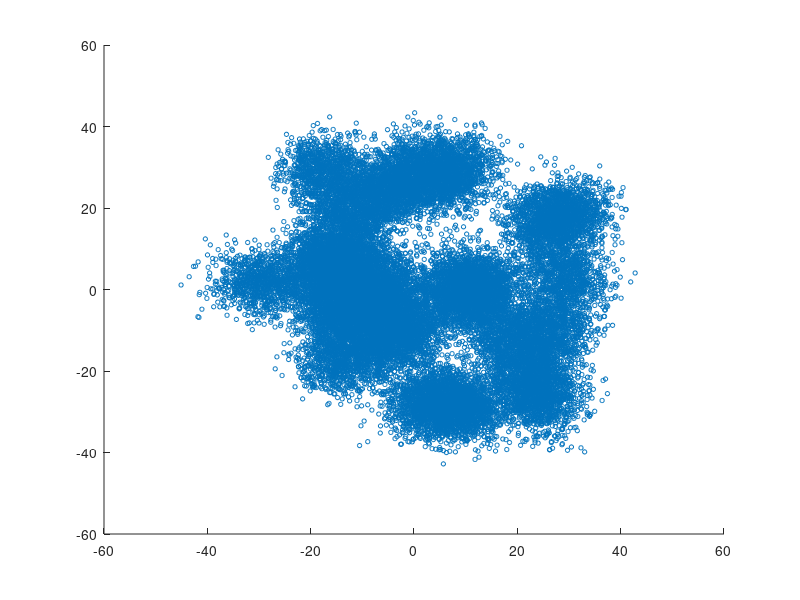

The MATLAB script that drew this image: (Note: this script raises an error after producing the figure.)
%GMM

% Clear everything
clear; clc; close ALL;

rngsetting = rng;  % save the current rng settings for reproducability
% Generate Gaussian clusters of data

% True number of clusters:
K = 30;

% Number of clusters in GMM algorithm
C = 5;
 
MU = zeros(K, 2);
SIGMA = zeros(2, 2, K);
X = zeros(K * 1000, 2);
for k = 1:K;
    MU(k,:) = 2*K*(rand(1, 2)-0.5);
    s = (rand(2,2) - 0.5);
    SIGMA(:,:,k) = 0.5*K*(s'*s + eye(2));
    %SIGMA(:,:,k) = eye(2);
    X(1000*(k-1)+1 : 1000*k , :) = mvnrnd(MU(k,:), SIGMA(:,:,k), 1000);
end

figure('units','normalized','position',[.1 .1 .8 .8]);
scatter(X(:,1),X(:,2),10,'r.')
hold on
set(gca, 'color', [0 0 0])

% Fit a two-component GMM
options = statset('Display', 'iter','MaxIter',50*C);  % display information for the algorithm
obj = fitgmdist(X, C, 'Options', options);

% Plot the fit
h = ezcontour(@(x,y)pdf(obj, [x y]), ...
    [min(X(:,1)) - 1, max(X(:,1))+1], [min(X(:,2))-1, max(X(:,2))+1]);
centroids = obj.mu;
plot(centroids(:,1),centroids(:,2),'g*','MarkerSize',12);
legend('fitted centroid');
xlabel('Feature 1','FontSize',16);
ylabel('Feature 2','FontSize',16);
title(['Gaussian Mixture Model with K = ',num2str(C),...
    '  (generated using ', num2str(K),' MVGs)'],'FontSize',20);